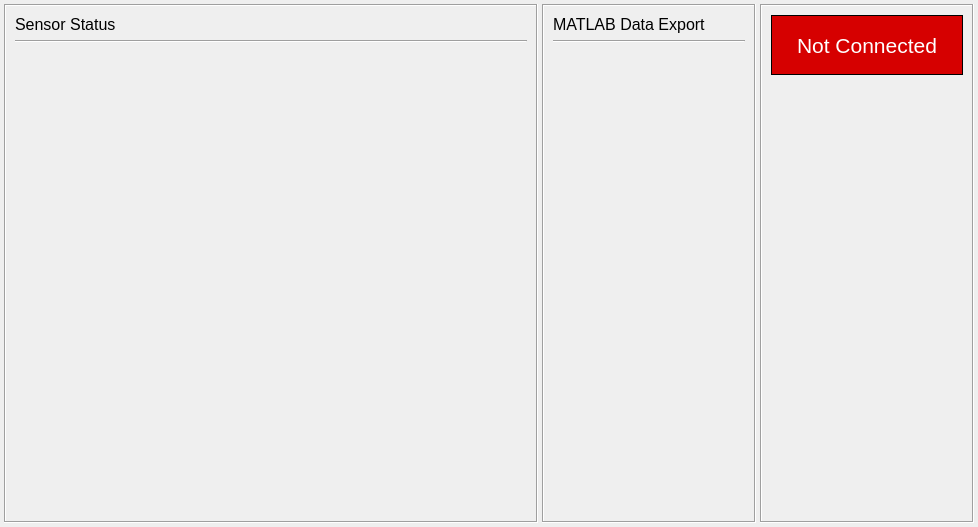
<?xml version="1.0" encoding="UTF-8"?>
<ui version="4.0">
 <class>Form</class>
 <widget class="QWidget" name="Form">
  <property name="geometry">
   <rect>
    <x>0</x>
    <y>0</y>
    <width>978</width>
    <height>527</height>
   </rect>
  </property>
  <property name="windowTitle">
   <string>Form</string>
  </property>
  <layout class="QHBoxLayout" name="horizontalLayout_2">
   <property name="spacing">
    <number>4</number>
   </property>
   <property name="leftMargin">
    <number>4</number>
   </property>
   <property name="topMargin">
    <number>4</number>
   </property>
   <property name="rightMargin">
    <number>4</number>
   </property>
   <property name="bottomMargin">
    <number>4</number>
   </property>
   <item>
    <widget class="QFrame" name="frame_sensorStatus">
     <property name="sizePolicy">
      <sizepolicy hsizetype="Preferred" vsizetype="Preferred">
       <horstretch>5</horstretch>
       <verstretch>0</verstretch>
      </sizepolicy>
     </property>
     <property name="autoFillBackground">
      <bool>false</bool>
     </property>
     <property name="styleSheet">
      <string notr="true">QCheckBox::indicator {
    width: 13px;
    height: 13px;
	border: 1px solid black;
}

QCheckBox::indicator::unchecked {
	background-color : #d60000	/* red */


}

QCheckBox::indicator:unchecked:hover {
	background-color : #d60000	/* red */
}

QCheckBox::indicator:unchecked:pressed {
	background-color :  #d60000	/* red */
}

QCheckBox::indicator::checked {
	background-color : #16c916	/* dark green */
}

QCheckBox::indicator:checked:hover {
	background-color : #16c916	/* dark green */
}

QCheckBox::indicator:checked:pressed {
	background-color : #16c916	/* dark green */
}</string>
     </property>
     <property name="frameShape">
      <enum>QFrame::Box</enum>
     </property>
     <property name="frameShadow">
      <enum>QFrame::Sunken</enum>
     </property>
     <property name="midLineWidth">
      <number>0</number>
     </property>
     <layout class="QVBoxLayout" name="verticalLayout_3">
      <item>
       <widget class="QLabel" name="label_sensorStatus">
        <property name="font">
         <font>
          <pointsize>12</pointsize>
         </font>
        </property>
        <property name="styleSheet">
         <string notr="true"/>
        </property>
        <property name="text">
         <string>Sensor Status</string>
        </property>
       </widget>
      </item>
      <item>
       <widget class="Line" name="line_2">
        <property name="frameShadow">
         <enum>QFrame::Sunken</enum>
        </property>
        <property name="orientation">
         <enum>Qt::Horizontal</enum>
        </property>
       </widget>
      </item>
      <item>
       <widget class="QScrollArea" name="scrollArea_sensorStatus">
        <property name="frameShape">
         <enum>QFrame::NoFrame</enum>
        </property>
        <property name="frameShadow">
         <enum>QFrame::Plain</enum>
        </property>
        <property name="widgetResizable">
         <bool>true</bool>
        </property>
        <widget class="QWidget" name="widget_sensorStatus">
         <property name="geometry">
          <rect>
           <x>0</x>
           <y>0</y>
           <width>512</width>
           <height>463</height>
          </rect>
         </property>
         <property name="styleSheet">
          <string notr="true"/>
         </property>
         <layout class="QVBoxLayout" name="verticalLayout_sensorStatus">
          <item>
           <spacer name="verticalSpacer_3">
            <property name="orientation">
             <enum>Qt::Vertical</enum>
            </property>
            <property name="sizeHint" stdset="0">
             <size>
              <width>20</width>
              <height>40</height>
             </size>
            </property>
           </spacer>
          </item>
         </layout>
        </widget>
       </widget>
      </item>
     </layout>
    </widget>
   </item>
   <item>
    <widget class="QFrame" name="frame_matlab">
     <property name="sizePolicy">
      <sizepolicy hsizetype="Preferred" vsizetype="Preferred">
       <horstretch>2</horstretch>
       <verstretch>0</verstretch>
      </sizepolicy>
     </property>
     <property name="frameShape">
      <enum>QFrame::Box</enum>
     </property>
     <property name="frameShadow">
      <enum>QFrame::Sunken</enum>
     </property>
     <layout class="QVBoxLayout" name="verticalLayout_2">
      <item>
       <widget class="QLabel" name="label_matlabDataExport">
        <property name="font">
         <font>
          <pointsize>12</pointsize>
         </font>
        </property>
        <property name="text">
         <string>MATLAB Data Export</string>
        </property>
       </widget>
      </item>
      <item>
       <widget class="Line" name="line">
        <property name="orientation">
         <enum>Qt::Horizontal</enum>
        </property>
       </widget>
      </item>
      <item>
       <spacer name="verticalSpacer_2">
        <property name="orientation">
         <enum>Qt::Vertical</enum>
        </property>
        <property name="sizeHint" stdset="0">
         <size>
          <width>20</width>
          <height>40</height>
         </size>
        </property>
       </spacer>
      </item>
     </layout>
    </widget>
   </item>
   <item>
    <widget class="QFrame" name="frame_connectionStatus">
     <property name="sizePolicy">
      <sizepolicy hsizetype="Preferred" vsizetype="Preferred">
       <horstretch>2</horstretch>
       <verstretch>0</verstretch>
      </sizepolicy>
     </property>
     <property name="styleSheet">
      <string notr="true">QCheckBox::indicator {
    width: 13px;
    height: 13px;
	border: 1px solid black;
}

QCheckBox::indicator::unchecked {
	background-color : #d60000	/* red */


}

QCheckBox::indicator:unchecked:hover {
	background-color : #d60000	/* red */
}

QCheckBox::indicator:unchecked:pressed {
	background-color :  #d60000	/* red */
}

QCheckBox::indicator::checked {
	background-color : #16c916	/* dark green */
}

QCheckBox::indicator:checked:hover {
	background-color : #16c916	/* dark green */
}

QCheckBox::indicator:checked:pressed {
	background-color : #16c916	/* dark green */
}</string>
     </property>
     <property name="frameShape">
      <enum>QFrame::Box</enum>
     </property>
     <property name="frameShadow">
      <enum>QFrame::Sunken</enum>
     </property>
     <layout class="QVBoxLayout" name="verticalLayout_connectionStatus">
      <item>
       <widget class="QLabel" name="ind_connectionStatus">
        <property name="minimumSize">
         <size>
          <width>0</width>
          <height>60</height>
         </size>
        </property>
        <property name="maximumSize">
         <size>
          <width>16777215</width>
          <height>80</height>
         </size>
        </property>
        <property name="font">
         <font>
          <pointsize>16</pointsize>
         </font>
        </property>
        <property name="styleSheet">
         <string notr="true">QLabel {
	background-color :  #d60000;	/* red */
	border: 1px solid black;
	color: rgb(255, 255, 255);

}</string>
        </property>
        <property name="text">
         <string>Not Connected</string>
        </property>
        <property name="alignment">
         <set>Qt::AlignCenter</set>
        </property>
       </widget>
      </item>
      <item>
       <spacer name="verticalSpacer_4">
        <property name="orientation">
         <enum>Qt::Vertical</enum>
        </property>
        <property name="sizeHint" stdset="0">
         <size>
          <width>20</width>
          <height>40</height>
         </size>
        </property>
       </spacer>
      </item>
     </layout>
    </widget>
   </item>
  </layout>
 </widget>
 <resources/>
 <connections/>
</ui>
